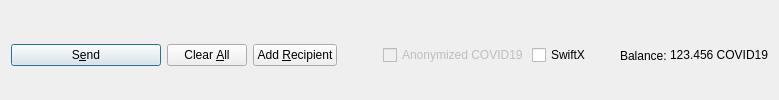
         <widget class="QFrame" name="frame_Send">
          <layout class="QHBoxLayout" name="horizontalLayout">
           <property name="bottomMargin">
            <number>0</number>
           </property>
           <item>
            <widget class="QPushButton" name="sendButton">
             <property name="minimumSize">
              <size>
               <width>150</width>
               <height>0</height>
              </size>
             </property>
             <property name="toolTip">
              <string>Confirm the send action</string>
             </property>
             <property name="text">
              <string>S&amp;end</string>
             </property>
             <property name="icon">
              <iconset resource="../COVID19.qrc">
               <normaloff>:/icons/send</normaloff>:/icons/send</iconset>
             </property>
             <property name="autoDefault">
              <bool>false</bool>
             </property>
             <property name="default">
              <bool>true</bool>
             </property>
            </widget>
           </item>
           <item>
            <widget class="QPushButton" name="clearButton">
             <property name="sizePolicy">
              <sizepolicy hsizetype="Minimum" vsizetype="Fixed">
               <horstretch>0</horstretch>
               <verstretch>0</verstretch>
              </sizepolicy>
             </property>
             <property name="toolTip">
              <string>Clear all fields of the form.</string>
             </property>
             <property name="text">
              <string>Clear &amp;All</string>
             </property>
             <property name="icon">
              <iconset resource="../COVID19.qrc">
               <normaloff>:/icons/remove</normaloff>:/icons/remove</iconset>
             </property>
             <property name="autoDefault">
              <bool>false</bool>
             </property>
            </widget>
           </item>
           <item>
            <widget class="QPushButton" name="addButton">
             <property name="toolTip">
              <string>Send to multiple recipients at once</string>
             </property>
             <property name="text">
              <string>Add &amp;Recipient</string>
             </property>
             <property name="icon">
              <iconset resource="../COVID19.qrc">
               <normaloff>:/icons/add</normaloff>:/icons/add</iconset>
             </property>
             <property name="autoDefault">
              <bool>false</bool>
             </property>
            </widget>
           </item>
           <item>
            <spacer name="horizontalSpacer">
             <property name="orientation">
              <enum>Qt::Horizontal</enum>
             </property>
             <property name="sizeHint" stdset="0">
              <size>
               <width>40</width>
               <height>20</height>
              </size>
             </property>
            </spacer>
           </item>
           <item>
            <layout class="QHBoxLayout" name="horizontalLayout_2">
             <property name="spacing">
              <number>3</number>
             </property>
             <item>
              <widget class="QCheckBox" name="checkzCOVID19">
               <property name="enabled">
                <bool>false</bool>
               </property>
               <property name="text">
                <string>Anonymized COVID19</string>
               </property>
              </widget>
             </item>
             <item>
              <widget class="QCheckBox" name="checkSwiftTX">
               <property name="enabled">
                <bool>true</bool>
               </property>
               <property name="minimumSize">
                <size>
                 <width>85</width>
                 <height>0</height>
                </size>
               </property>
               <property name="text">
                <string>SwiftX</string>
               </property>
              </widget>
             </item>
             <item>
              <widget class="QLabel" name="label">
               <property name="text">
                <string>Balance:</string>
               </property>
              </widget>
             </item>
             <item>
              <widget class="QLabel" name="labelBalance">
               <property name="sizePolicy">
                <sizepolicy hsizetype="Preferred" vsizetype="Fixed">
                 <horstretch>0</horstretch>
                 <verstretch>0</verstretch>
                </sizepolicy>
               </property>
               <property name="cursor">
                <cursorShape>IBeamCursor</cursorShape>
               </property>
               <property name="text">
                <string notr="true">123.456 COVID19</string>
               </property>
               <property name="textInteractionFlags">
                <set>Qt::LinksAccessibleByMouse|Qt::TextSelectableByKeyboard|Qt::TextSelectableByMouse</set>
               </property>
              </widget>
             </item>
            </layout>
           </item>
          </layout>
         </widget>
